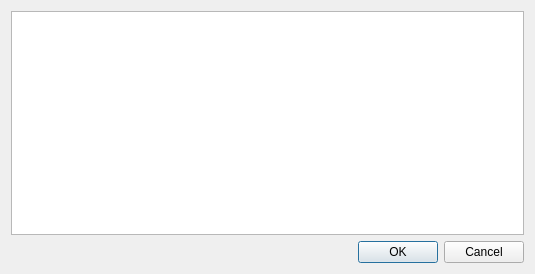
<?xml version="1.0" encoding="UTF-8"?>
<ui version="4.0">
 <class>CrossReferenceDialog</class>
 <widget class="QDialog" name="CrossReferenceDialog">
  <property name="geometry">
   <rect>
    <x>0</x>
    <y>0</y>
    <width>535</width>
    <height>274</height>
   </rect>
  </property>
  <property name="windowTitle">
   <string>Cross References</string>
  </property>
  <property name="modal">
   <bool>true</bool>
  </property>
  <layout class="QVBoxLayout" name="verticalLayout">
   <item>
    <widget class="QTableView" name="crossReferenceTable">
     <property name="editTriggers">
      <set>QAbstractItemView::NoEditTriggers</set>
     </property>
     <property name="selectionBehavior">
      <enum>QAbstractItemView::SelectRows</enum>
     </property>
     <attribute name="horizontalHeaderStretchLastSection">
      <bool>true</bool>
     </attribute>
     <attribute name="verticalHeaderVisible">
      <bool>false</bool>
     </attribute>
    </widget>
   </item>
   <item>
    <widget class="QDialogButtonBox" name="buttonBox">
     <property name="orientation">
      <enum>Qt::Horizontal</enum>
     </property>
     <property name="standardButtons">
      <set>QDialogButtonBox::Cancel|QDialogButtonBox::Ok</set>
     </property>
    </widget>
   </item>
  </layout>
 </widget>
 <resources/>
 <connections>
  <connection>
   <sender>buttonBox</sender>
   <signal>accepted()</signal>
   <receiver>CrossReferenceDialog</receiver>
   <slot>accept()</slot>
   <hints>
    <hint type="sourcelabel">
     <x>248</x>
     <y>254</y>
    </hint>
    <hint type="destinationlabel">
     <x>157</x>
     <y>274</y>
    </hint>
   </hints>
  </connection>
  <connection>
   <sender>buttonBox</sender>
   <signal>rejected()</signal>
   <receiver>CrossReferenceDialog</receiver>
   <slot>reject()</slot>
   <hints>
    <hint type="sourcelabel">
     <x>316</x>
     <y>260</y>
    </hint>
    <hint type="destinationlabel">
     <x>286</x>
     <y>274</y>
    </hint>
   </hints>
  </connection>
 </connections>
</ui>
